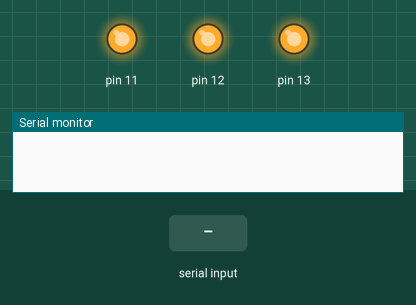
A sketch run on a simulated Arduino Uno, built with avr-gcc and run on an emulated ATmega328P. Parts: output pins drawn as LEDs (lit = HIGH), the last lines printed to the serial monitor. The inputs (shaded band) are chosen by the test bench.

Above: at 1.2 s.
1.3 s: "q" received over Serial
At 1.7 s:
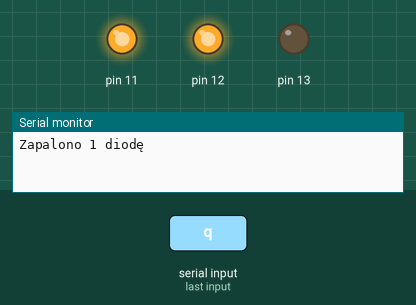
2.8 s: "w" received over Serial
At 4.0 s:
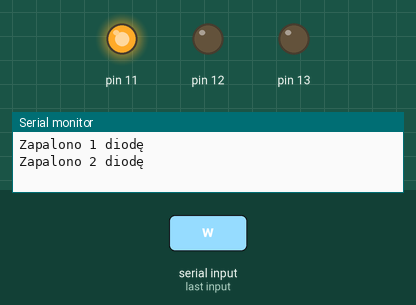
4.3 s: "a" received over Serial
At 5.2 s:
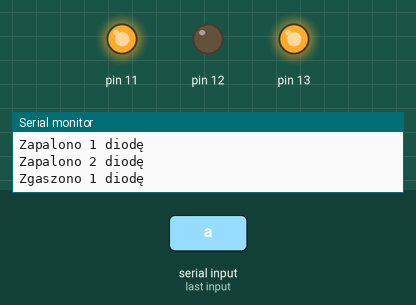
5.8 s: "e" received over Serial
At 6.4 s:
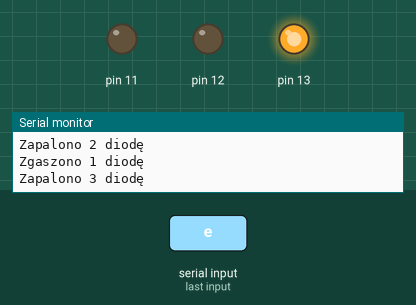
7.3 s: "s" received over Serial
At 8.5 s:
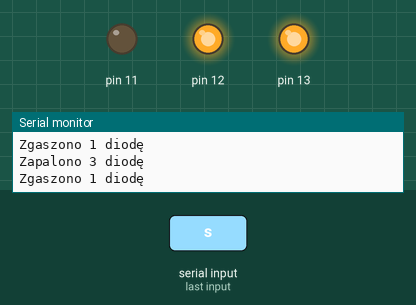
8.8 s: "d" received over Serial
At 9.8 s:
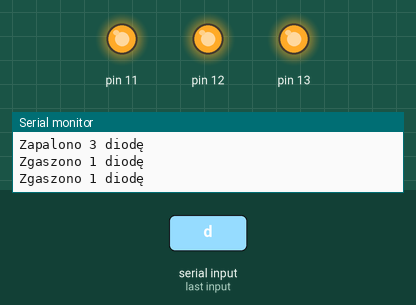
Timing chart, 0 to 11.3 s (numbered marks = the images above; inputs shaded):
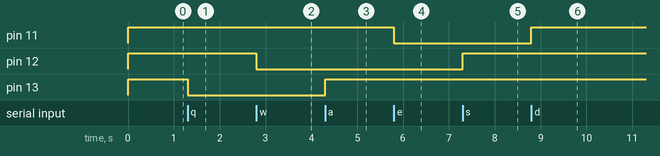

The sketch:

4.2.ino
```cpp
void setup()
{
  Serial.begin(115200);
  pinMode(13, OUTPUT);
  pinMode(12, OUTPUT);
  pinMode(11, OUTPUT);
  digitalWrite(13, HIGH);
  digitalWrite(12, HIGH);
  digitalWrite(11, HIGH);
}

void loop()
{
  if (Serial.available())
  {
   switch (char x = Serial.read())
   {
    case 'q':
    {
      digitalWrite(13, LOW);
      Serial.println("Zapalono 1 diodę");
      break;
    }
    case 'a':
    {
      digitalWrite(13, HIGH);
      Serial.println("Zgaszono 1 diodę");
      break;
    }
    case 'w':
    {
      digitalWrite(12, LOW);
      Serial.println("Zapalono 2 diodę");
      break;
    }
    case 's':
    {
      digitalWrite(12, HIGH);
      Serial.println("Zgaszono 1 diodę");
      break;
    }
    case 'e':
    {
      digitalWrite(11, LOW);
      Serial.println("Zapalono 3 diodę");
      break;
    }
    case 'd':
    {
      digitalWrite(11, HIGH);
      Serial.println("Zgaszono 1 diodę");
      break;
    }
   }
  }
}
```

Measured:
- after the input at 1.3 s, pin 13: HIGH → LOW at once
- after the input at 2.8 s, pin 12: HIGH → LOW at once
- after the input at 4.3 s, pin 13: LOW → HIGH at once
- after the input at 5.8 s, pin 11: HIGH → LOW at once
- after the input at 7.3 s, pin 12: LOW → HIGH at once
- after the input at 8.8 s, pin 11: LOW → HIGH at once
